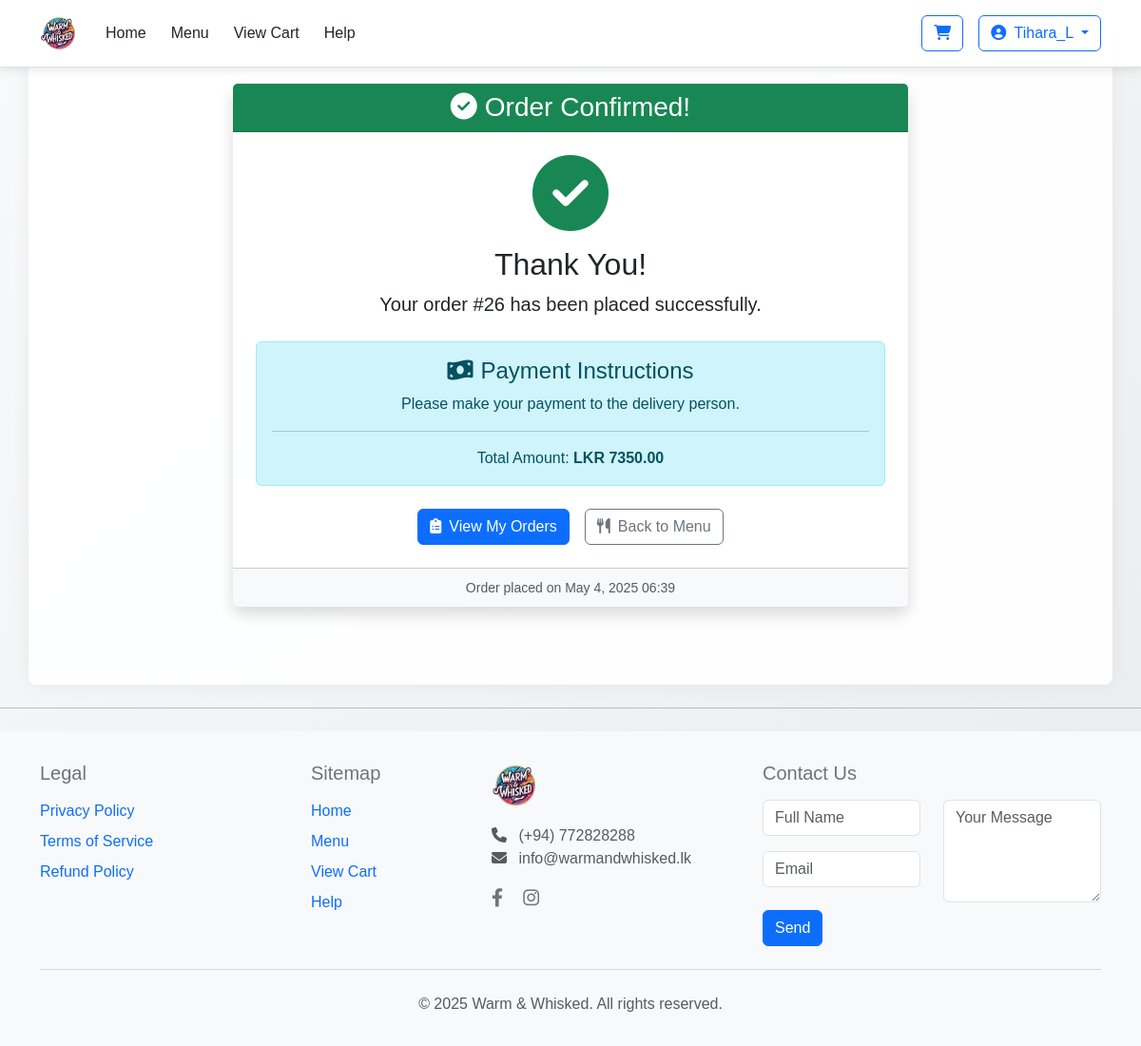
Screenshot of /order-success/26/ (signed in) with the database file from the repository.
### orders/models.py (models this page shows, shortened)
class Order(models.Model):
    ORDER_STATUS = (
        ('preparing', 'In Progress'),
        ('ready', 'Ready'),
        ('completed', 'Completed'),
    )
    user = models.ForeignKey(User, on_delete=models.CASCADE)
    created_at = models.DateTimeField(auto_now_add=True)
    status = models.CharField(max_length=20, choices=ORDER_STATUS, default='preparing')
    total = models.DecimalField(max_digits=8, decimal_places=2)
    delivery_address = models.TextField()
    contact_number = models.CharField(max_length=15)
    class Meta:
        ordering = ['-created_at']

### orders/views.py (the view)
# urls.py: path('order-success/<int:order_id>/', views.order_success, name='order_success'),  # New
@login_required
def order_success(request, order_id):
    order = get_object_or_404(Order, id=order_id, user=request.user)
    return render(request, 'orders/my_orders/order_success.html', {'order': order})

### orders/templates/orders/my_orders/order_success.html
{% extends 'orders/pages/base.html' %}
{% load static %}
{% block content %}
<div class="container my-5">
    <div class="row justify-content-center">
        <div class="col-md-8">
            <div class="card border-0 shadow">
                <div class="card-header bg-success text-white">
                    <h3 class="mb-0 text-center">
                        <i class="fas fa-check-circle me-2"></i>Order Confirmed!
                    </h3>
                </div>
                <div class="card-body text-center py-4">
                    <div class="mb-4">
                        <i class="fas fa-check-circle fa-5x text-success mb-3"></i>
                        <h2>Thank You!</h2>
                        <p class="lead">Your order #{{ order.id }} has been placed successfully.</p>
                    </div>
                    <div class="alert alert-info">
                        <h4 class="alert-heading">
                            <i class="fas fa-money-bill-wave me-2"></i>Payment Instructions
                        </h4>
                        <p>Please make your payment to the delivery person.</p>
                        <hr>
                        <p class="mb-0">Total Amount: <strong>LKR {{ order.total }}</strong></p>
                    </div>
                    <div class="d-grid gap-2 d-md-flex justify-content-md-center mt-4">
                        <a href="{% url 'order_tracking' %}" class="btn btn-primary me-md-2">
                            <i class="fas fa-clipboard-list me-2"></i>View My Orders
                        </a>
                        <a href="{% url 'orders' %}" class="btn btn-outline-secondary">
                            <i class="fas fa-utensils me-2"></i>Back to Menu
                        </a>
                    </div>
                </div>
                <div class="card-footer bg-light text-center">
                    <small class="text-muted">Order placed on {{ order.created_at|date:"F j, Y H:i" }}</small>
                </div>
            </div>
        </div>
    </div>
</div>
{% endblock %}

### orders/templates/orders/pages/base.html (shortened to what this page needs)
{% load static %}
<!DOCTYPE html>
<html lang="en">
<head>
    <link href="https://cdn.jsdelivr.net/npm/bootstrap@5.3.0/dist/css/bootstrap.min.css" rel="stylesheet">
    <link rel="stylesheet" href="https://cdnjs.cloudflare.com/ajax/libs/font-awesome/6.4.0/css/all.min.css">
    <link rel="stylesheet" href="{% static 'orders/css/style.css' %}">
</head>
<body>
    <nav class="navbar navbar-expand-lg navbar-overlay">
        <div class="container">
            <a class="navbar-brand" href="{% url 'home' %}">
                <img src="{% static 'images/logo.png' %}" alt="Logo" height="40">
            </a>
            <div class="collapse navbar-collapse" id="navbarNav">
                <ul class="navbar-nav me-auto">
                    <li class="nav-item">
                        <a class="nav-link {% if request.resolver_match.url_name == 'home' %}active{% endif %}" href="{% url 'home' %}">Home</a>
                    </li>
                    <li class="nav-item">
                        <a class="nav-link {% if request.resolver_match.url_name == 'orders' %}active{% endif %}" href="{% url 'orders' %}">Menu</a>
                    </li>
                    <li class="nav-item">
                        <a class="nav-link {% if request.resolver_match.url_name == 'cart' %}active{% endif %}" href="{% url 'cart' %}">View Cart</a>
                    </li>
                    <li class="nav-item">
                        <a class="nav-link {% if request.resolver_match.url_name == 'help' %}active{% endif %}" href="{% url 'help' %}">Help</a>
                    </li>
                </ul>
                <div class="d-flex">
                    <a href="{% url 'cart' %}" class="btn btn-outline-primary position-relative me-3">
                        <i class="fas fa-shopping-cart"></i>
                    </a>
                    {% if user.is_authenticated %}
                        <div class="dropdown">
                            <button class="btn btn-outline-primary dropdown-toggle" type="button" id="userDropdown" data-bs-toggle="dropdown">
                                <i class="fas fa-user-circle me-1"></i> {{ user.username }}
                            </button>
                        </div>
                    {% else %}
                        <a href="{% url 'login' %}" class="btn btn-outline-primary me-2">Login</a>
                        <a href="{% url 'signup' %}" class="btn btn-primary">Sign Up</a>
                    {% endif %}
                </div>
            </div>
        </div>
    </nav>
<main class="container main-content" style="padding-top: 20px; min-height: calc(100vh - 100px);">
    {% block content %}{% endblock %}
</main>
<hr class="my-4">
<footer class="footer bg-light py-5">
    <div class="container">
        <div class="row">
            <div class="col-lg-3 col-md-6 mb-4 mb-md-0 order-1">
                <h5 class="mb-3">Legal</h5>
                <ul class="list-unstyled">
                    <li class="mb-2">
                        <a href="{% url 'privacy_policy' %}" class="text-decoration-none">Privacy Policy</a>
                    </li>
                    <li class="mb-2">
                        <a href="{% url 'terms_of_service' %}" class="text-decoration-none">Terms of Service</a>
                    </li>
                    <li class="mb-2">
                        <a href="{% url 'refund_policy' %}" class="text-decoration-none">Refund Policy</a>
                    </li>
                </ul>
            </div>
            <div class="col-lg-2 col-md-6 mb-4 mb-md-0 order-2">
                <h5 class="mb-3">Sitemap</h5>
                <ul class="list-unstyled">
                    <li class="mb-2"><a href="{% url 'home' %}" class="text-decoration-none">Home</a></li>
                    <li class="mb-2"><a href="{% url 'orders' %}" class="text-decoration-none">Menu</a></li>
                    <li class="mb-2"><a href="{% url 'cart' %}" class="text-decoration-none">View Cart</a></li>
                    <li class="mb-2"><a href="{% url 'help' %}" class="text-decoration-none">Help</a></li>
                </ul>
            </div>
            <div class="col-lg-3 col-md-6 mb-4 mb-lg-0 order-3">
                <img src="{% static 'images/logo.png' %}" alt="Warm & Whisked" height="50" class="mb-3">
                <p class="text-muted">
                    <i class="fas fa-phone me-2"></i> (+94) 772828288<br>
                    <i class="fas fa-envelope me-2"></i> info@warmandwhisked.lk
                </p>
                <div class="social-icons">
                    <a href="https://www.facebook.com/profile.php?id=61574591783072" class="text-decoration-none me-3" target="_blank" rel="noopener noreferrer">
                        <i class="fab fa-facebook-f"></i>
                    </a>
                    <a href="https://www.instagram.com/warmandwhiskedbakerymd/" class="text-decoration-none me-3" target="_blank" rel="noopener noreferrer">
                        <i class="fab fa-instagram"></i>
                    </a>
                </div>
            </div>
            <div class="col-lg-4 col-md-6 order-lg-4 order-4">
                <h5 class="mb-3">Contact Us</h5>
                <form method="post" action="{% url 'contact' %}">
                    <div class="row">
                        <div class="col-md-6">
                            <div class="mb-3">
                                <input type="text" class="form-control" name="name" placeholder="Full Name" required>
                            </div>
                            <div class="mb-3">
                                <input type="email" class="form-control" name="email" placeholder="Email" required>
                            </div>
                        </div>
                        <div class="col-md-6">
                            <textarea class="form-control h-100" name="message" placeholder="Your Message" required></textarea>
                        </div>
                    </div>
                    <button type="submit" class="btn btn-primary mt-2">Send</button>
                </form>
            </div>
        </div>
        <hr class="my-4">
        <div class="text-center">
            <p class="text-muted mb-0">&copy; 2025 Warm & Whisked. All rights reserved.</p>
        </div>
    </div>
</footer>
</body>
</html>

### orders/static/orders/css/style.css (style rules this page uses)
body { font-family: 'Arial', sans-serif; background-color: #f8f9fa; color: #212529; margin: 0; padding: 0; }
.navbar { border-bottom: 1px solid #e0e0e0; }
.navbar-brand img { max-height: 50px; }
.nav-link { color: #212529; transition: color 0.3s ease; }
.btn-primary { background-color: #0d6efd; border-color: #0d6efd; }
.btn-outline-primary { color: #0d6efd; border-color: #0d6efd; }
.card { border: 1px solid #e0e0e0; border-radius: 8px; }
.card-header { font-weight: bold; background-color: #f8f9fa; }
.card-body { padding: 1.5rem; }
.footer { background-color: #f8f9fa; color: #6c757d; }
.footer a { color: #0d6efd; text-decoration: none; }
.footer .social-icons a { color: #6c757d; font-size: 1.2rem; margin-right: 10px; }
form input, form textarea { border-radius: 4px; border: 1px solid #ced4da; }
.navbar-overlay { position: fixed; top: 0; left: 0; width: 100%; z-index: 1000; background-color: rgba(255, 255, 255, 0.95); box-shadow: 0 2px 10px rgba(0, 0, 0, 0.1); padding: 10px 0; }
.main-content { padding-top: 80px; }
body { margin: 0; padding: 0; }
.navbar-overlay { position: fixed; top: 0; left: 0; width: 100%; z-index: 1000; background-color: rgba(255, 255, 255, 0.95); box-shadow: 0 2px 10px rgba(0, 0, 0, 0.1); padding: 10px 0; transition: all 0.3s ease; }
.nav-link { padding: 8px 15px; margin: 0 5px; border-radius: 20px; transition: all 0.3s ease; }
.footer { padding-top: 2rem !important; padding-bottom: 2rem !important; }
body { margin: 0; padding: 0; position: relative; min-height: 100vh; overflow-x: hidden; }
body::before { content: ""; position: fixed; top: 0; left: 0; width: 100%; height: 100%; background: linear-gradient(135deg, #f8f9fa 0%, #e9ecef 50%, #f8f9fa 100%); background-size: 200% 200%; animation: gradientBG 15s ease infinite; z-index: -1; }
.main-content { background-color: rgba(255, 255, 255, 0.92); border-radius: 8px; box-shadow: 0 0 20px rgba(0, 0, 0, 0.05); margin: 20px auto; padding: 20px; position: relative; }
.main-content { padding-top: 80px; min-height: calc(100vh - 160px); }

### rows the page displays
Order: id "26", total "7350.00", created_at "May 4, 2025 06:39"

### other values shown
{{ user.username }} "Tihara_L"
